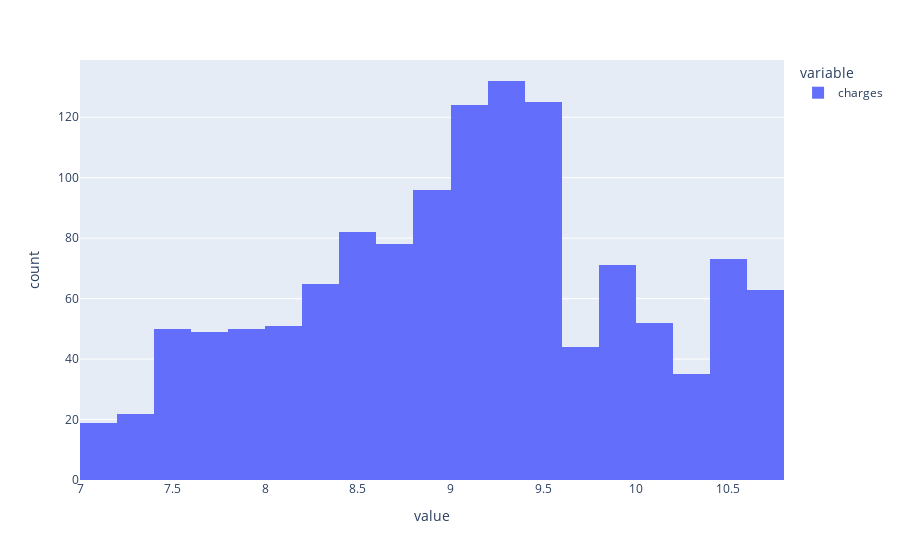

The notebook cell saved with this chart:
### Code cell
px.histogram(np.log(df_eda["charges"]))

### Figure 1 — Plotly figure (JSON) as saved in the notebook; plotly's stock layout.template omitted (floating-point values rounded to 4 significant figures; data arrays with more than 128 entries replaced by an {"elided": "..."} marker saying what was removed)
{"data": [{"alignmentgroup": "True", "bingroup": "x", "hovertemplate": "variable=charges<br>value=%{x}<br>count=%{y}<extra></extra>", "legendgroup": "charges", "marker": {"color": "#636efa", "pattern": {"shape": ""}}, "name": "charges", "offsetgroup": "charges", "orientation": "v", "showlegend": true, "type": "histogram", "x": {"elided": "1281 float values"}, "xaxis": "x", "yaxis": "y"}], "layout": {"barmode": "relative", "legend": {"title": {"text": "variable"}, "tracegroupgap": 0}, "margin": {"t": 60}, "xaxis": {"anchor": "y", "domain": [0, 1], "title": {"text": "value"}}, "yaxis": {"anchor": "x", "domain": [0, 1], "title": {"text": "count"}}}}
